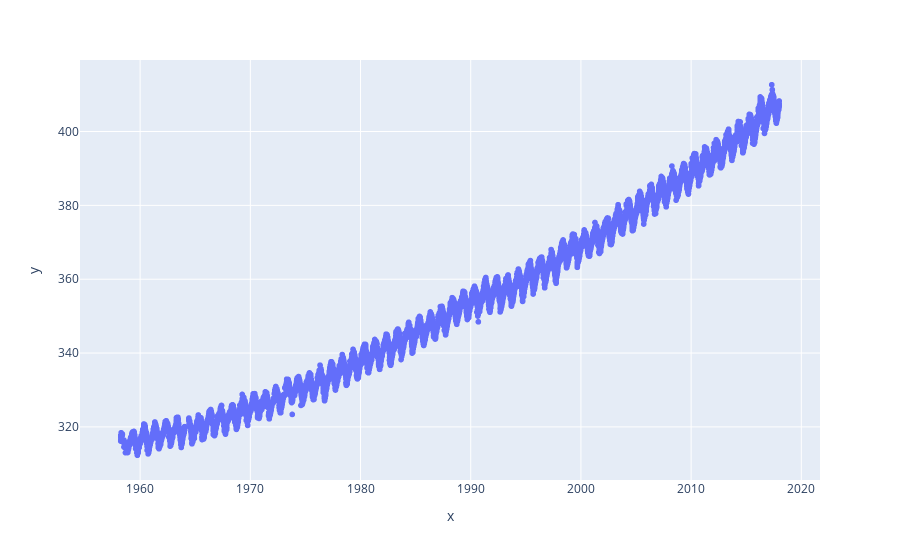

Source (notebook cell):
### Code cell
# Построение scatter-графика с помощью plotly
px.scatter(x=df['date'], y=df['value']).show()

### Figure 1 — Plotly figure (JSON) as saved in the notebook; plotly's stock layout.template omitted (floating-point values rounded to 4 significant figures; data arrays with more than 128 entries replaced by an {"elided": "..."} marker saying what was removed)
{"data": [{"hovertemplate": "x=%{x}<br>y=%{y}<extra></extra>", "legendgroup": "", "marker": {"color": "#636efa", "symbol": "circle"}, "mode": "markers", "name": "", "showlegend": false, "type": "scattergl", "x": {"elided": "18764 str values"}, "xaxis": "x", "y": {"elided": "18764 float values"}, "yaxis": "y"}], "layout": {"legend": {"tracegroupgap": 0}, "margin": {"t": 60}, "xaxis": {"anchor": "y", "domain": [0, 1], "title": {"text": "x"}}, "yaxis": {"anchor": "x", "domain": [0, 1], "title": {"text": "y"}}}}
